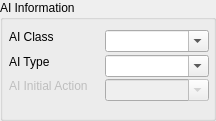
    <widget class="QGroupBox" name="IDC_STATIC">
      <property name="geometry">
        <rect>
          <x>8</x>
          <y>8</y>
          <width>216</width>
          <height>121</height>
        </rect>
      </property>
      <property name="title">
        <string>AI Information</string>
      </property>
      <property name="visible">
        <bool>true</bool>
      </property>
      <property name="enabled">
        <bool>true</bool>
      </property>
      <property name="flat">
        <bool>false</bool>
      </property>
      <widget class="QLabel" name="IDC_STATIC_2">
        <property name="geometry">
          <rect>
            <x>9</x>
            <y>30</y>
            <width>88</width>
            <height>16</height>
          </rect>
        </property>
        <property name="text">
          <string>AI Class</string>
        </property>
        <property name="visible">
          <bool>true</bool>
        </property>
        <property name="enabled">
          <bool>true</bool>
        </property>
        <property name="alignment">
          <set>Qt::AlignLeft</set>
        </property>
      </widget>
      <widget class="QComboBox" name="IDC_AI_CLASS_COMBO">
        <property name="maxVisibleItems">
          <number>4</number>
        </property>
        <property name="geometry">
          <rect>
            <x>105</x>
            <y>30</y>
            <width>104</width>
            <height>22</height>
          </rect>
        </property>
        <property name="visible">
          <bool>true</bool>
        </property>
        <property name="enabled">
          <bool>true</bool>
        </property>
        <property name="editable">
          <bool>true</bool>
        </property>
      </widget>
      <widget class="QLabel" name="IDC_STATIC_3">
        <property name="geometry">
          <rect>
            <x>9</x>
            <y>55</y>
            <width>88</width>
            <height>16</height>
          </rect>
        </property>
        <property name="text">
          <string>AI Type</string>
        </property>
        <property name="visible">
          <bool>true</bool>
        </property>
        <property name="enabled">
          <bool>true</bool>
        </property>
        <property name="alignment">
          <set>Qt::AlignLeft</set>
        </property>
      </widget>
      <widget class="QComboBox" name="IDC_AI_TYPE_COMBO">
        <property name="maxVisibleItems">
          <number>3</number>
        </property>
        <property name="geometry">
          <rect>
            <x>105</x>
            <y>55</y>
            <width>104</width>
            <height>22</height>
          </rect>
        </property>
        <property name="visible">
          <bool>true</bool>
        </property>
        <property name="enabled">
          <bool>true</bool>
        </property>
        <property name="editable">
          <bool>true</bool>
        </property>
      </widget>
      <widget class="QLabel" name="IDC_STATIC_4">
        <property name="geometry">
          <rect>
            <x>9</x>
            <y>79</y>
            <width>88</width>
            <height>16</height>
          </rect>
        </property>
        <property name="text">
          <string>AI Initial Action</string>
        </property>
        <property name="visible">
          <bool>true</bool>
        </property>
        <property name="enabled">
          <bool>false</bool>
        </property>
        <property name="alignment">
          <set>Qt::AlignLeft</set>
        </property>
      </widget>
      <widget class="QComboBox" name="IDC_AI_INITIAL_ACTION_COMBO">
        <property name="maxVisibleItems">
          <number>3</number>
        </property>
        <property name="geometry">
          <rect>
            <x>105</x>
            <y>79</y>
            <width>104</width>
            <height>22</height>
          </rect>
        </property>
        <property name="visible">
          <bool>true</bool>
        </property>
        <property name="enabled">
          <bool>false</bool>
        </property>
        <property name="editable">
          <bool>true</bool>
        </property>
      </widget>
    </widget>
